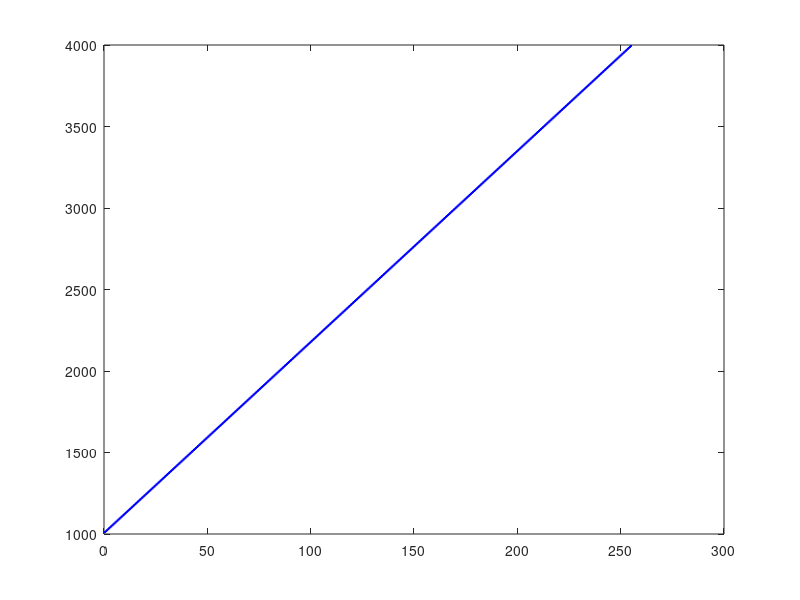

Write MATLAB code to recreate this figure.
DAC_BUFFER_SIZE = 256
SawAmpDac = 3000;
OffsetDac = 1000;
dac_buffer =   zeros(1,DAC_BUFFER_SIZE); 

for  i = 1:DAC_BUFFER_SIZE        % Линейное нарастание от 0 до SawAmpDac
        value = (i * SawAmpDac) / (DAC_BUFFER_SIZE );
        value = value + OffsetDac;
        
        if (value > 4095) 
            value = 4095;
        end    
        if (value < 0) 
            value = 0;
            
        end
        dac_buffer(i) = value;
end

stairs(0:(DAC_BUFFER_SIZE-1), dac_buffer, 'b-', 'LineWidth', 1.5);

t1 = 78.75
t2 = 91.2
f0 = 1/((t2-t1)*1e-3)
f0 = 179
R = (f0 * 299792458 * 0.050) / (2*80e9)

B = (f0 * 299792458 * 0.050) / (2*1.6)
